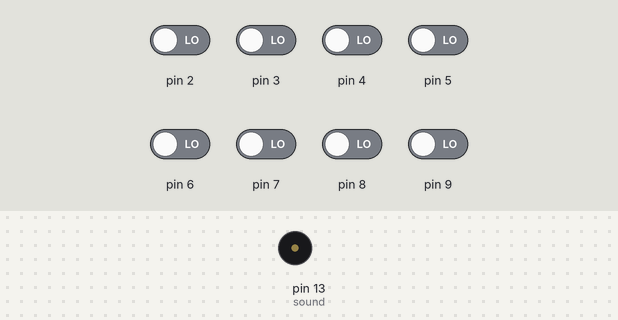
The sketch below on a simulated Arduino Uno, built with avr-gcc and run on an emulated ATmega328P. Shown: buzzer (waves = sounding). The test bench sets the inputs (shaded band); at power-on: pin 2–9 LOW.

Above: at 1.2 s.
1.3 s: pin 2 driven HIGH
At 2.5 s:
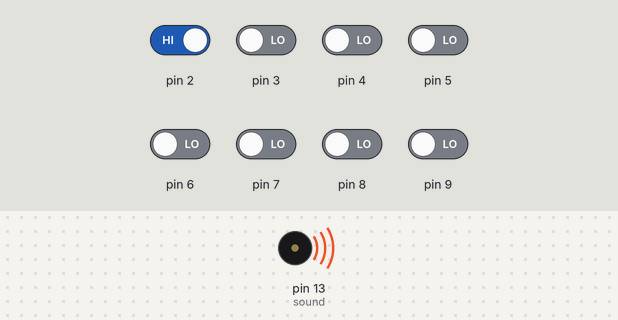
2.8 s: pin 2 driven LOW
At 3.7 s:
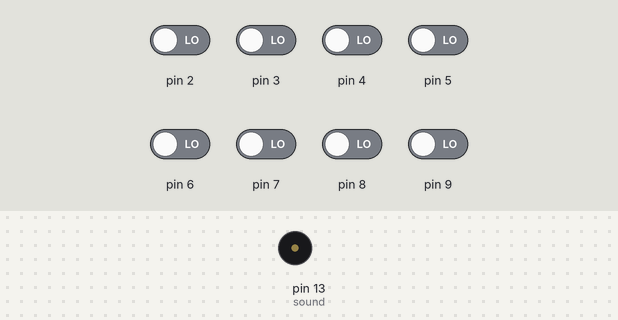
4.3 s: pin 3 driven HIGH
At 4.8 s:
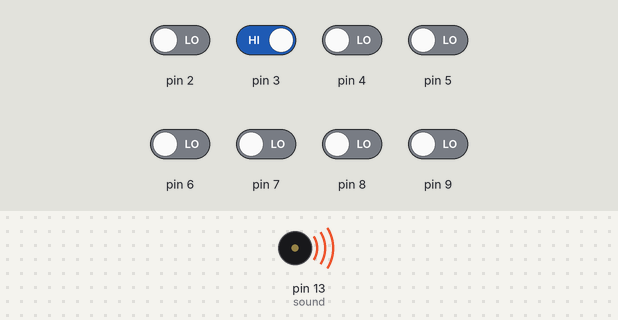
Timing chart, 0 to 7.3 s (numbered marks = the images above; inputs shaded):
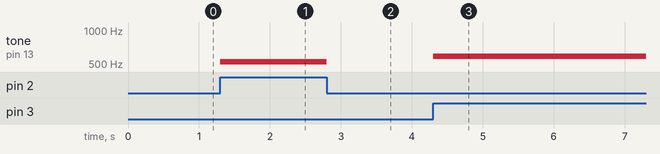

Measured:
- after the input at 1.3 s, tone on pin 13 (sound): silent → 523 Hz at once
- after the input at 2.8 s, tone on pin 13 (sound): 523 Hz → silent at once
- after the input at 4.3 s, tone on pin 13 (sound): silent → 587 Hz at once

The sketch:

arduino_piano.ino
```cpp
int sound = 13;
int Cl,D,E,F,G,A,B,Ch;

#define NOTE_C5  523
#define NOTE_D5  587
#define NOTE_E5  659
#define NOTE_F5  698
#define NOTE_G5  784
#define NOTE_A5  880
#define NOTE_B5  988
#define NOTE_C6  1047

void setup()
{
  pinMode(sound, OUTPUT);
  pinMode(2, INPUT);
  pinMode(3, INPUT);
  pinMode(4, INPUT);
  pinMode(5, INPUT);
  pinMode(6, INPUT);
  pinMode(7, INPUT);
  pinMode(8, INPUT);
  pinMode(9, INPUT);
}

void loop()
{
  Cl = digitalRead(2);
  D = digitalRead(3);
  E = digitalRead(4);
  F = digitalRead(5);
  G = digitalRead(6);
  A = digitalRead(7);
  B = digitalRead(8);
  Ch = digitalRead(9);

  if (Cl == 1){
    tone(sound, NOTE_C5);
  }else if(D == 1){
    tone(sound, NOTE_D5);
  }else if(E == 1){
    tone(sound, NOTE_E5);
  }else if(F == 1){
    tone(sound, NOTE_F5);
  }else if(G == 1){
    tone(sound, NOTE_G5);
  }else if(A == 1){
    tone(sound, NOTE_A5);
  }else if(B == 1){
    tone(sound, NOTE_B5);
  }else if(Ch == 1){
    tone(sound, NOTE_C6);
  }else{
    noTone(sound);
  }
}
```
